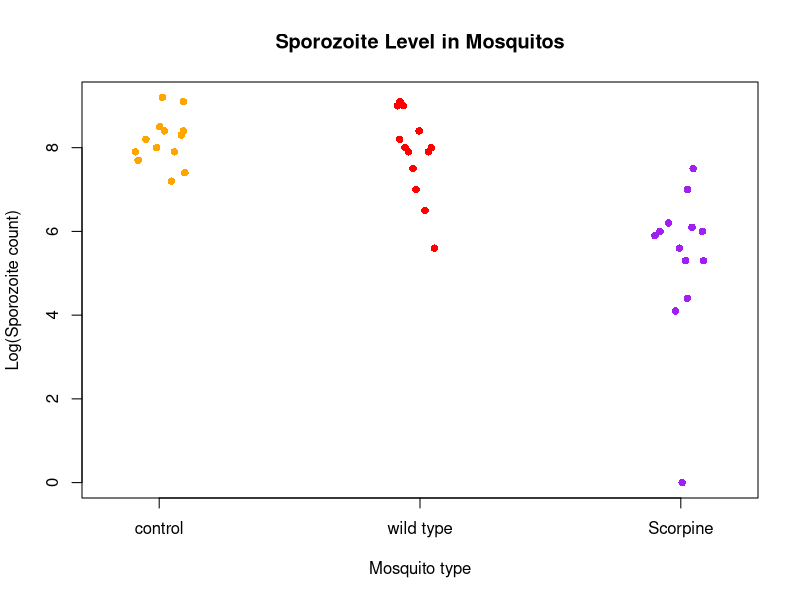

Write R code to recreate this figure.
malariadata<-read.csv("MalariaData.csv")#read in CSV data file
malariadata$category<-factor(malariadata$category, levels=c("control","wild type","Scorpine"))
meanshift<-tapply(malariadata$sporozoites,malariadata$category,mean)
sdshift<-tapply(malariadata$sporozoites,malariadata$category,sd)
number<-tapply(malariadata$sporozoites,malariadata$category,length)#get length of each category

malariaanova<-lm(sporozoites ~ category,data= malariadata)
testResult <- anova(malariaanova)#run ANOVA and save data to testResult

#Save results of ANOVA into a text file
cat("Comparison of mean values between mosquito groups", file = "results.txt")
cat("\n",file = "results.txt", append = TRUE)
capture.output(testResult, file = "results.txt", append = TRUE)
cat("\nThe null hypothesis can be rejected. There is a significant difference between the mean values of the three groups",file = "results.txt", append = TRUE)
#Create/Save Strip Chart
pdf("FinalProjectDataPlot.pdf")
stripchart(main = "Sporozoite Level in Mosquitos",ylab = "Log(Sporozoite count)", xlab= "Mosquito type", sporozoites ~ category, data = malariadata,
           method = "jitter",col=c("orange","red","purple"), pch=16, vertical = TRUE)
dev.off()

